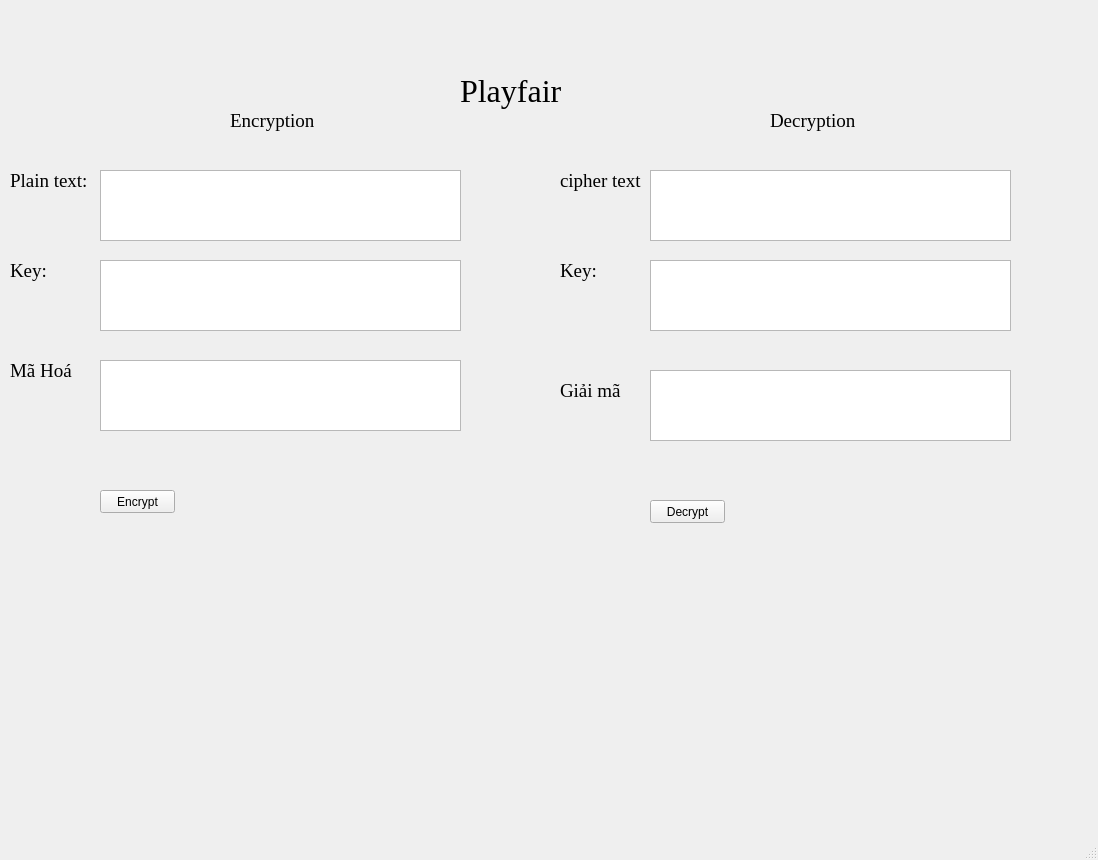
<?xml version="1.0" encoding="UTF-8"?>
<ui version="4.0">
 <class>MainWindow</class>
 <widget class="QMainWindow" name="MainWindow">
  <property name="geometry">
   <rect>
    <x>0</x>
    <y>0</y>
    <width>1098</width>
    <height>860</height>
   </rect>
  </property>
  <property name="windowTitle">
   <string>MainWindow</string>
  </property>
  <widget class="QWidget" name="centralwidget">
   <widget class="QLabel" name="label">
    <property name="geometry">
     <rect>
      <x>460</x>
      <y>70</y>
      <width>121</width>
      <height>41</height>
     </rect>
    </property>
    <property name="font">
     <font>
      <family>Times New Roman</family>
      <pointsize>24</pointsize>
     </font>
    </property>
    <property name="text">
     <string>Playfair</string>
    </property>
   </widget>
   <widget class="QLabel" name="label_2">
    <property name="geometry">
     <rect>
      <x>230</x>
      <y>110</y>
      <width>91</width>
      <height>21</height>
     </rect>
    </property>
    <property name="font">
     <font>
      <family>Times New Roman</family>
      <pointsize>14</pointsize>
     </font>
    </property>
    <property name="text">
     <string>Encryption</string>
    </property>
   </widget>
   <widget class="QLabel" name="label_3">
    <property name="geometry">
     <rect>
      <x>10</x>
      <y>260</y>
      <width>71</width>
      <height>21</height>
     </rect>
    </property>
    <property name="font">
     <font>
      <family>Times New Roman</family>
      <pointsize>14</pointsize>
     </font>
    </property>
    <property name="text">
     <string>Key: </string>
    </property>
   </widget>
   <widget class="QTextEdit" name="textEdit">
    <property name="geometry">
     <rect>
      <x>100</x>
      <y>170</y>
      <width>361</width>
      <height>71</height>
     </rect>
    </property>
   </widget>
   <widget class="QTextEdit" name="textEdit_2">
    <property name="geometry">
     <rect>
      <x>100</x>
      <y>260</y>
      <width>361</width>
      <height>71</height>
     </rect>
    </property>
   </widget>
   <widget class="QLabel" name="label_4">
    <property name="geometry">
     <rect>
      <x>10</x>
      <y>170</y>
      <width>81</width>
      <height>21</height>
     </rect>
    </property>
    <property name="font">
     <font>
      <family>Times New Roman</family>
      <pointsize>14</pointsize>
     </font>
    </property>
    <property name="text">
     <string>Plain text: </string>
    </property>
   </widget>
   <widget class="QLabel" name="label_5">
    <property name="geometry">
     <rect>
      <x>770</x>
      <y>110</y>
      <width>91</width>
      <height>21</height>
     </rect>
    </property>
    <property name="font">
     <font>
      <family>Times New Roman</family>
      <pointsize>14</pointsize>
     </font>
    </property>
    <property name="text">
     <string>Decryption</string>
    </property>
   </widget>
   <widget class="QTextEdit" name="textEdit_3">
    <property name="geometry">
     <rect>
      <x>650</x>
      <y>260</y>
      <width>361</width>
      <height>71</height>
     </rect>
    </property>
   </widget>
   <widget class="QTextEdit" name="textEdit_4">
    <property name="geometry">
     <rect>
      <x>650</x>
      <y>170</y>
      <width>361</width>
      <height>71</height>
     </rect>
    </property>
   </widget>
   <widget class="QLabel" name="label_6">
    <property name="geometry">
     <rect>
      <x>560</x>
      <y>260</y>
      <width>71</width>
      <height>21</height>
     </rect>
    </property>
    <property name="font">
     <font>
      <family>Times New Roman</family>
      <pointsize>14</pointsize>
     </font>
    </property>
    <property name="text">
     <string>Key: </string>
    </property>
   </widget>
   <widget class="QLabel" name="label_7">
    <property name="geometry">
     <rect>
      <x>560</x>
      <y>170</y>
      <width>81</width>
      <height>21</height>
     </rect>
    </property>
    <property name="font">
     <font>
      <family>Times New Roman</family>
      <pointsize>14</pointsize>
     </font>
    </property>
    <property name="text">
     <string>cipher text: </string>
    </property>
   </widget>
   <widget class="QPushButton" name="pushButton">
    <property name="geometry">
     <rect>
      <x>100</x>
      <y>490</y>
      <width>75</width>
      <height>23</height>
     </rect>
    </property>
    <property name="text">
     <string>Encrypt</string>
    </property>
   </widget>
   <widget class="QPushButton" name="pushButton_2">
    <property name="geometry">
     <rect>
      <x>650</x>
      <y>500</y>
      <width>75</width>
      <height>23</height>
     </rect>
    </property>
    <property name="text">
     <string>Decrypt</string>
    </property>
   </widget>
   <widget class="QLabel" name="label_8">
    <property name="geometry">
     <rect>
      <x>20</x>
      <y>360</y>
      <width>47</width>
      <height>13</height>
     </rect>
    </property>
    <property name="text">
     <string/>
    </property>
   </widget>
   <widget class="QLabel" name="label_9">
    <property name="geometry">
     <rect>
      <x>10</x>
      <y>360</y>
      <width>81</width>
      <height>21</height>
     </rect>
    </property>
    <property name="font">
     <font>
      <family>Times New Roman</family>
      <pointsize>14</pointsize>
     </font>
    </property>
    <property name="text">
     <string>Mã Hoá</string>
    </property>
   </widget>
   <widget class="QLabel" name="label_10">
    <property name="geometry">
     <rect>
      <x>560</x>
      <y>380</y>
      <width>81</width>
      <height>21</height>
     </rect>
    </property>
    <property name="font">
     <font>
      <family>Times New Roman</family>
      <pointsize>14</pointsize>
     </font>
    </property>
    <property name="text">
     <string>Giải mã</string>
    </property>
   </widget>
   <widget class="QTextEdit" name="textEdit_5">
    <property name="geometry">
     <rect>
      <x>100</x>
      <y>360</y>
      <width>361</width>
      <height>71</height>
     </rect>
    </property>
   </widget>
   <widget class="QTextEdit" name="textEdit_6">
    <property name="geometry">
     <rect>
      <x>650</x>
      <y>370</y>
      <width>361</width>
      <height>71</height>
     </rect>
    </property>
   </widget>
  </widget>
  <widget class="QMenuBar" name="menubar">
   <property name="geometry">
    <rect>
     <x>0</x>
     <y>0</y>
     <width>1098</width>
     <height>21</height>
    </rect>
   </property>
  </widget>
  <widget class="QStatusBar" name="statusbar"/>
 </widget>
 <resources/>
 <connections/>
</ui>
